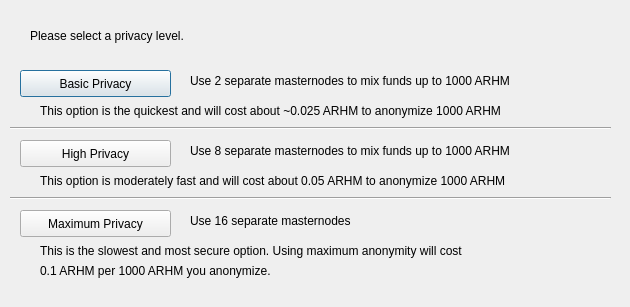
<?xml version="1.0" encoding="UTF-8"?>
<ui version="4.0">
 <class>DarksendConfig</class>
 <widget class="QDialog" name="DarksendConfig">
  <property name="geometry">
   <rect>
    <x>0</x>
    <y>0</y>
    <width>630</width>
    <height>307</height>
   </rect>
  </property>
  <property name="windowTitle">
   <string>Configure PrivateSend</string>
  </property>
  <widget class="QPushButton" name="buttonBasic">
   <property name="geometry">
    <rect>
     <x>20</x>
     <y>70</y>
     <width>151</width>
     <height>27</height>
    </rect>
   </property>
   <property name="text">
    <string>Basic Privacy</string>
   </property>
  </widget>
  <widget class="QPushButton" name="buttonHigh">
   <property name="geometry">
    <rect>
     <x>20</x>
     <y>140</y>
     <width>151</width>
     <height>27</height>
    </rect>
   </property>
   <property name="text">
    <string>High Privacy</string>
   </property>
  </widget>
  <widget class="QPushButton" name="buttonMax">
   <property name="geometry">
    <rect>
     <x>20</x>
     <y>210</y>
     <width>151</width>
     <height>27</height>
    </rect>
   </property>
   <property name="text">
    <string>Maximum Privacy</string>
   </property>
  </widget>
  <widget class="QLabel" name="label">
   <property name="geometry">
    <rect>
     <x>30</x>
     <y>20</y>
     <width>571</width>
     <height>31</height>
    </rect>
   </property>
   <property name="text">
    <string>Please select a privacy level.</string>
   </property>
  </widget>
  <widget class="QLabel" name="label_2">
   <property name="geometry">
    <rect>
     <x>190</x>
     <y>70</y>
     <width>421</width>
     <height>21</height>
    </rect>
   </property>
   <property name="text">
    <string>Use 2 separate masternodes to mix funds up to 1000 ARHM</string>
   </property>
  </widget>
  <widget class="QLabel" name="label_3">
   <property name="geometry">
    <rect>
     <x>190</x>
     <y>140</y>
     <width>411</width>
     <height>21</height>
    </rect>
   </property>
   <property name="text">
    <string>Use 8 separate masternodes to mix funds up to 1000 ARHM</string>
   </property>
  </widget>
  <widget class="QLabel" name="label_4">
   <property name="geometry">
    <rect>
     <x>190</x>
     <y>210</y>
     <width>421</width>
     <height>21</height>
    </rect>
   </property>
   <property name="text">
    <string>Use 16 separate masternodes</string>
   </property>
  </widget>
  <widget class="QLabel" name="label_6">
   <property name="geometry">
    <rect>
     <x>40</x>
     <y>100</y>
     <width>561</width>
     <height>21</height>
    </rect>
   </property>
   <property name="text">
    <string>This option is the quickest and will cost about ~0.025 ARHM to anonymize 1000 ARHM</string>
   </property>
  </widget>
  <widget class="QLabel" name="label_7">
   <property name="geometry">
    <rect>
     <x>40</x>
     <y>170</y>
     <width>561</width>
     <height>21</height>
    </rect>
   </property>
   <property name="text">
    <string>This option is moderately fast and will cost about 0.05 ARHM to anonymize 1000 ARHM</string>
   </property>
  </widget>
  <widget class="QLabel" name="label_8">
   <property name="geometry">
    <rect>
     <x>40</x>
     <y>240</y>
     <width>561</width>
     <height>21</height>
    </rect>
   </property>
   <property name="text">
    <string>This is the slowest and most secure option. Using maximum anonymity will cost</string>
   </property>
  </widget>
  <widget class="QLabel" name="label_9">
   <property name="geometry">
    <rect>
     <x>40</x>
     <y>260</y>
     <width>561</width>
     <height>21</height>
    </rect>
   </property>
   <property name="text">
    <string>0.1 ARHM per 1000 ARHM you anonymize.</string>
   </property>
  </widget>
  <widget class="Line" name="line">
   <property name="geometry">
    <rect>
     <x>10</x>
     <y>120</y>
     <width>601</width>
     <height>16</height>
    </rect>
   </property>
   <property name="orientation">
    <enum>Qt::Horizontal</enum>
   </property>
  </widget>
  <widget class="Line" name="line_2">
   <property name="geometry">
    <rect>
     <x>10</x>
     <y>190</y>
     <width>601</width>
     <height>16</height>
    </rect>
   </property>
   <property name="orientation">
    <enum>Qt::Horizontal</enum>
   </property>
  </widget>
 </widget>
 <resources/>
 <connections/>
</ui>
